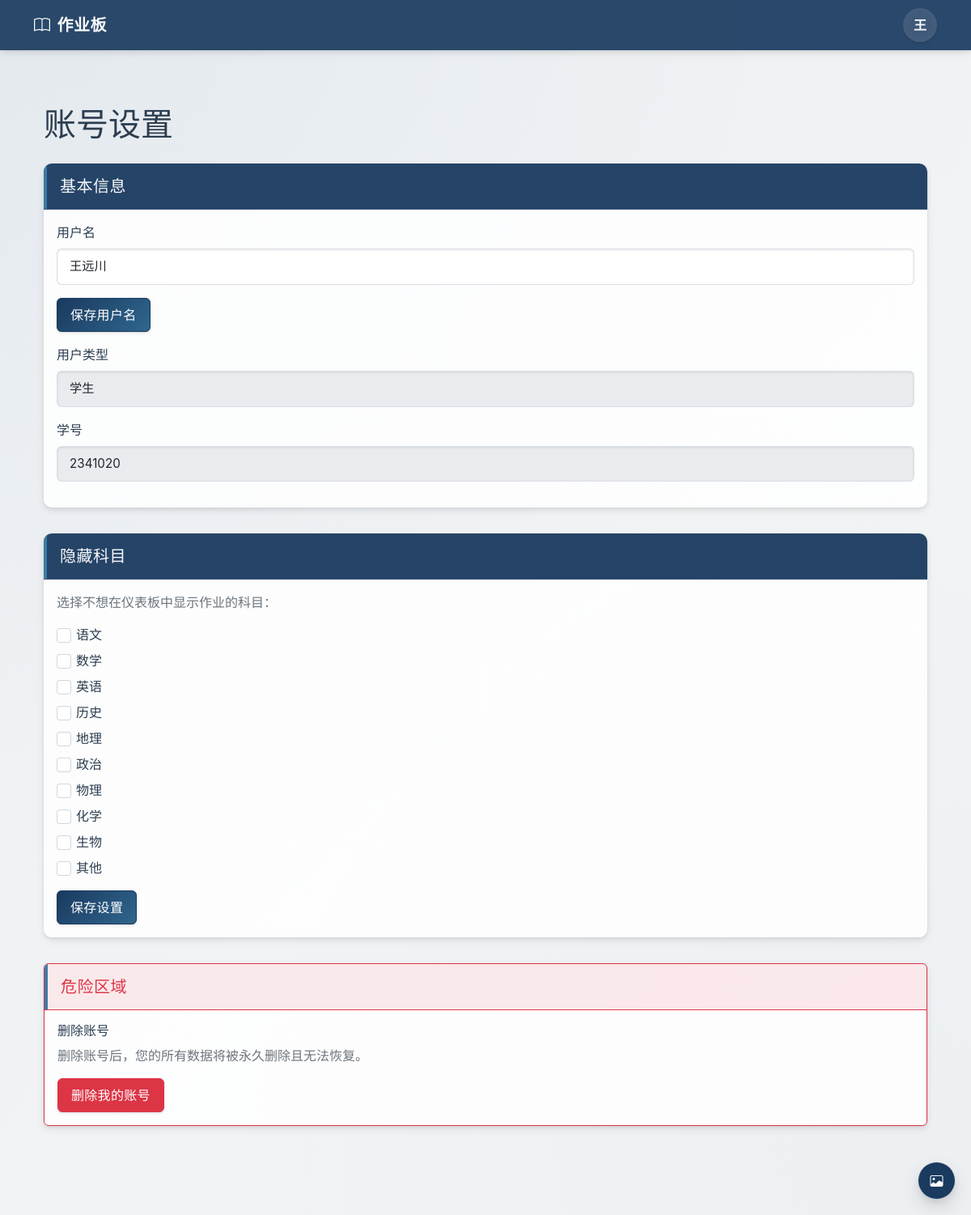
/settings/ (signed in), run on the app's committed database.
### board/models.py (models this page shows, shortened)
class User(AbstractUser):
    USER_TYPE_CHOICES = (
        ('admin', '管理员'),
        ('teacher', '老师'),
        ('student', '学生'),
    )
    user_type = models.CharField(max_length=10, choices=USER_TYPE_CHOICES, default='student')
    avatar = models.URLField(blank=True, null=True)
    student_id = models.CharField(max_length=10, blank=True, null=True, verbose_name='学号')
    hidden_subjects = models.ManyToManyField('Subject', blank=True, related_name='hidden_by_users')

class Subject(models.Model):
    name = models.CharField(max_length=20)

### board/views.py (the view)
# urls.py: path("settings/", views.settings_view, name="settings"),
@login_required
def settings_view(request):
    all_subjects = Subject.objects.all()
    user_hidden_subjects = list(request.user.hidden_subjects.values_list('id', flat=True))
    username_form = UpdateUsernameForm(user=request.user, initial={'username': request.user.username})
    return render(request, 'settings.html', {
        'all_subjects': all_subjects,
        'user_hidden_subjects': user_hidden_subjects,
        'username_form': username_form
    })

### board/forms.py (shortened to what this page needs)
class UpdateUsernameForm(forms.Form):
    username = forms.CharField(
        max_length=150,
        label='新用户名',
        widget=forms.TextInput(attrs={'class': 'form-control'})
    )
    def __init__(self, user=None, *args, **kwargs):
        self.user = user
        super().__init__(*args, **kwargs)

### templates/settings.html (shortened to what this page needs)
{% extends 'base.html' %}
{% load static %}
{% block content %}
<div class="main-container"><div class="container py-4">
<div class="container py-4">
    <div class="row">
        <div class="col-12">
            <h1 class="mb-4">账号设置</h1>
            <div class="card settings-card">
                <div class="card-header">
                    <h5 class="mb-0">基本信息</h5>
                </div>
                <div class="card-body">
                    <form method="post" action="{% url 'update_username' %}" class="mb-3">
                        <div class="mb-3">
                            <label class="form-label" for="{{ username_form.username.id_for_label }}">用户名</label>
                            {{ username_form.username }}
                        </div>
                        <button type="submit" class="btn btn-primary">保存用户名</button>
                    </form>
                    <div class="mb-3">
                        <label class="form-label">用户类型</label>
                        <input type="text" class="form-control" value="{{ user.get_user_type_display }}" readonly>
                    </div>
                    {% if user.student_id %}
                    <div class="mb-3">
                        <label class="form-label">学号</label>
                        <input type="text" class="form-control" value="{{ user.student_id }}" readonly>
                    </div>
                    {% endif %}
                </div>
            </div>
            {% if user.user_type == 'student' %}
            <div class="card settings-card">
                <div class="card-header">
                    <h5 class="mb-0">隐藏科目</h5>
                </div>
                <div class="card-body">
                    <p class="text-muted mb-3">选择不想在仪表板中显示作业的科目：</p>
                    <form method="post" action="{% url 'save_hidden_subjects' %}">
                        <div class="hidden-subjects-container">
                            {% for subject in all_subjects %}
                            <div class="form-check">
                                <input class="form-check-input" type="checkbox" name="hidden_subjects"
                                       value="{{ subject.id }}" id="subject-{{ subject.id }}"
                                       {% if subject.id in user_hidden_subjects %}checked{% endif %}>
                                <label class="form-check-label" for="subject-{{ subject.id }}">
                                    {{ subject.name }}
                                </label>
                            </div>
                            {% endfor %}
                        </div>
                        <div class="mt-3">
                            <button type="submit" class="btn btn-primary">保存设置</button>
                        </div>
                    </form>
                </div>
            </div>
            {% endif %}
            <div class="card settings-card danger-zone">
                <div class="card-header">
                    <h5 class="mb-0">危险区域</h5>
                </div>
                <div class="card-body">
                    <h6>删除账号</h6>
                    <p class="text-muted">删除账号后，您的所有数据将被永久删除且无法恢复。</p>
                    <button type="button" class="btn btn-danger" id="showDeleteAccountBtn">
                        删除我的账号
                    </button>
                </div>
            </div>
        </div>
    </div>
</div></div></div>
{% endblock %}

### templates/base.html (shortened to what this page needs)
{% load static %}
<!DOCTYPE html>
<html lang="zh-CN">
<head>
    <link href="{% static 'css/bootstrap.min.css' %}" rel="stylesheet">
    <link rel="stylesheet" href="{% static 'icons/bootstrap-icons.min.css' %}">
    <link href="{% static 'css/base.css' %}" rel="stylesheet">
</head>
<body class="no-bg-selected">
    {% if user.is_authenticated %}
    <nav class="navbar navbar-expand-lg">
        <div class="container">
            <a class="navbar-brand" href="{% url 'dashboard' %}">
                <i class="bi bi-book me-2"></i> 作业板
            </a>
            <div class="ms-auto">
                <div class="dropdown">
                    <div class="user-avatar" id="userDropdown" data-bs-toggle="dropdown" aria-expanded="false">
                        {{ user.username|first|upper }}
                    </div>
                </div>
            </div>
        </div>
    </nav>
    {% endif %}
    {% block content %}{% endblock %}
    <div class="bg-selector">
        <button class="bg-selector-btn" id="bgSelectorBtn">
            <i class="bi bi-image"></i>
        </button>
    </div>
</body>
</html>

### templates/base.html (style rules this page uses)
body.no-bg-selected { background-color: #f8f9fa; background-size: cover; background-position: center; background-attachment: fixed; opacity: 0; animation: fadeIn 0.5s ease-in forwards; }

### templates/settings.html (style rules this page uses)
.settings-card { margin-bottom: 2rem; }
.danger-zone { border: 1px solid #dc3545; border-radius: 0.375rem; }
.danger-zone .card-header { background-color: rgba(220, 53, 69, 0.1); color: #dc3545; border-bottom: 1px solid #dc3545; }
.hidden-subjects-container .form-check { margin-bottom: 0.5rem; }

### data on the page
User: username|first "王", username "王远川", user_type "学生", student_id "2341020"
Subject: name "语文"
Subject: name "数学"
Subject: name "英语"
Subject: name "历史"
Subject: name "地理"
Subject: name "政治"
Subject: name "物理"
Subject: name "化学"
Subject: name "生物"
Subject: name "其他"
